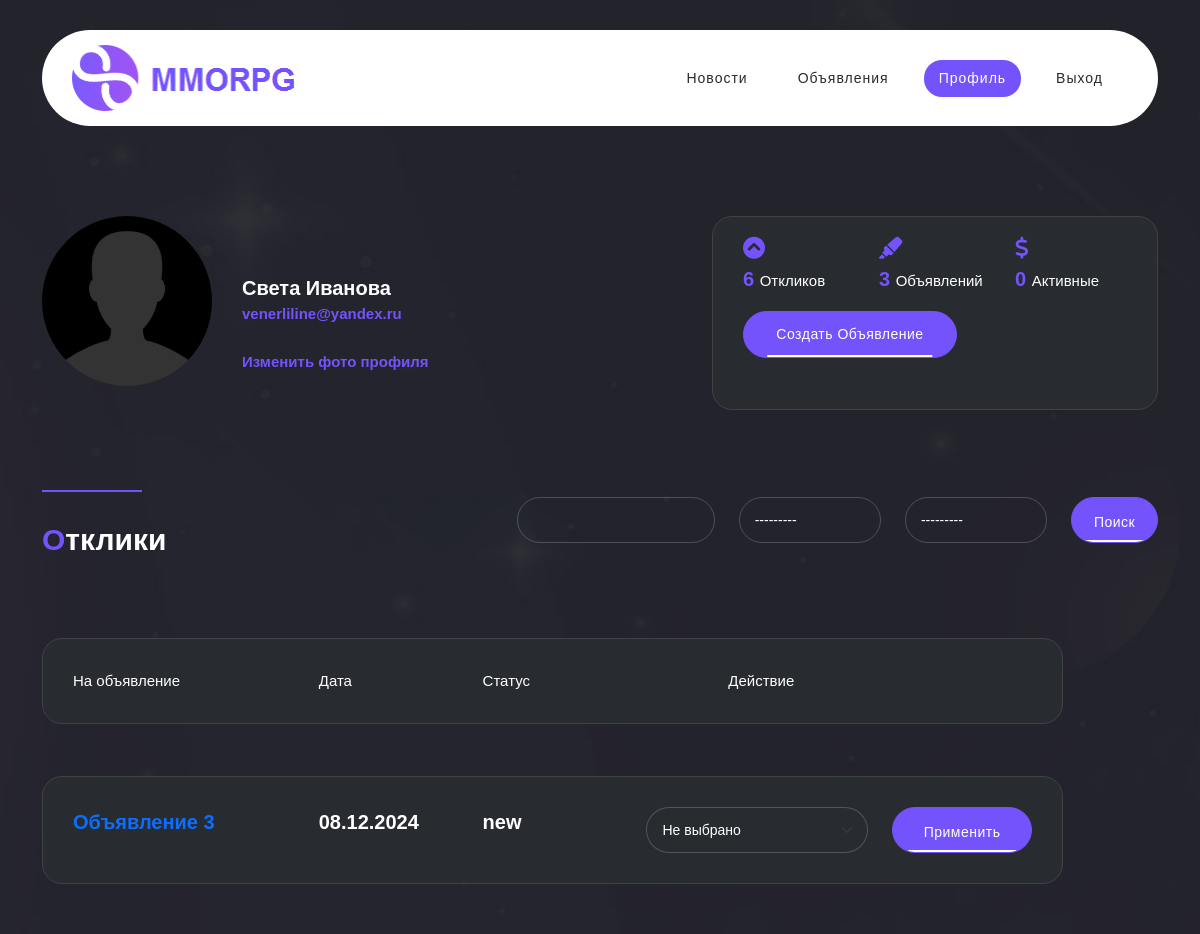
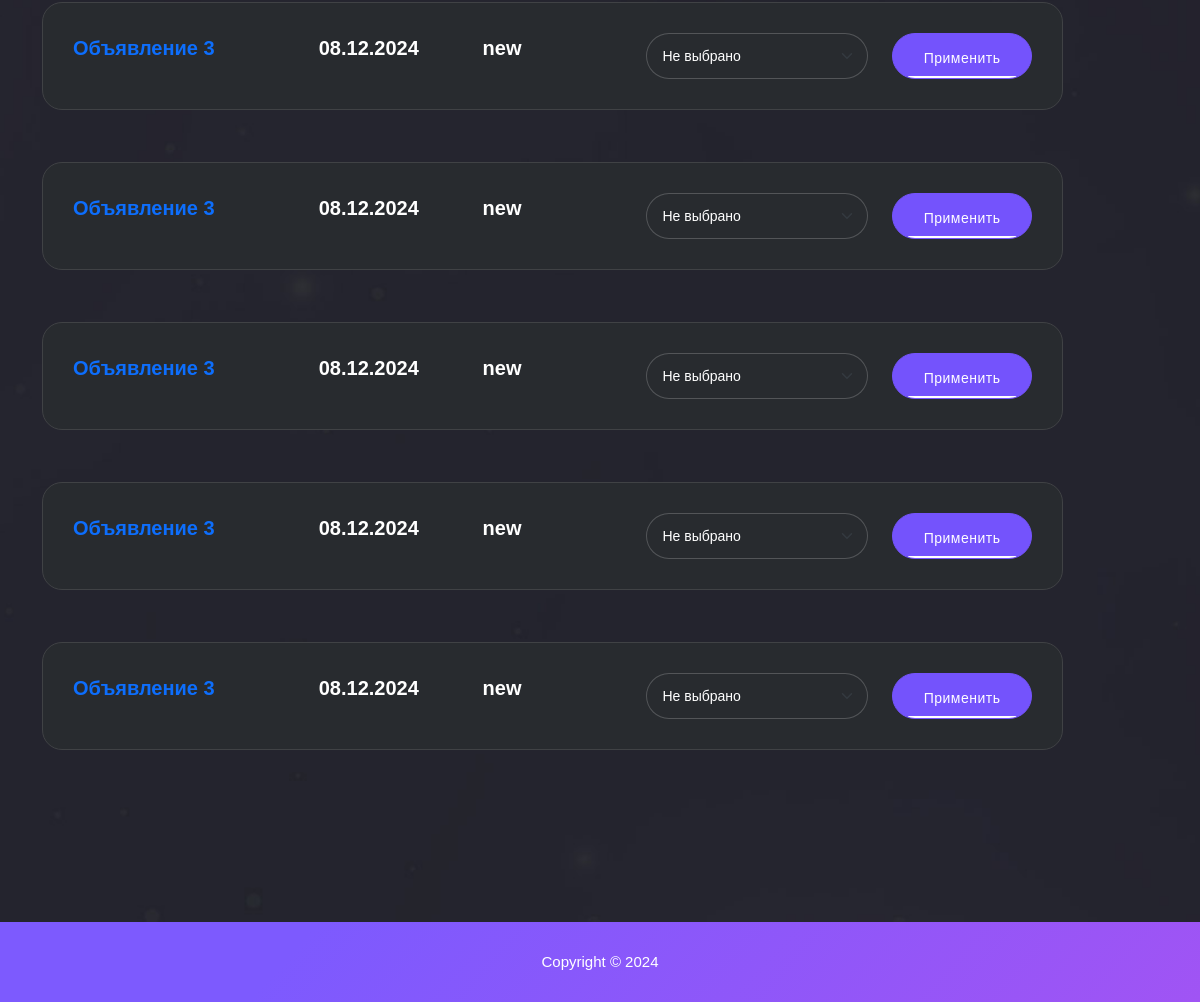
Page /sign/profile (signed in) on the committed database (2 pictures, top to bottom).
### posts/models.py (models this page shows, shortened)
class Reply(models.Model):
    STATUSES = [
        ('approved', "Принят"),
        ("rejected", "Отклонен"),
        ("new", "Новый"),
    ]
    post = models.ForeignKey(Post, on_delete=models.CASCADE)
    user = models.ForeignKey(User, on_delete=models.CASCADE)
    text = models.CharField(max_length=255)
    create_date = models.DateTimeField(auto_now_add=True)
    status = models.CharField(max_length=35,
                              choices=STATUSES,
                              default="new")
    class Meta:
        verbose_name = "Отклик"
        verbose_name_plural = "Отклики"

class Post(models.Model):
    CATEGORIES = [
        ('tank', "Танки"),
        ("hilt", "Хилы"),
        ("dd", "ДД"),
        ("traders", 'Торговцы'),
        ("guild_master", 'Гилдмастеры'),
        ("questgiver", 'Квестгиверы'),
        ("blacksmith", 'Кузнецы'),
        ("tanner", 'Кожевники'),
        ("potion_maker", 'Зельевары'),
        ("spellmaster", 'Мастера заклинаний'),
    ]
    title = models.CharField(max_length=150)
    create_date = models.DateTimeField(auto_now_add=True)
    description = models.TextField()
    category = models.CharField(max_length=35,
                                choices=CATEGORIES)
    author = models.ForeignKey(User, on_delete=models.CASCADE)
    class Meta:
        verbose_name = "Объявление"
        verbose_name_plural = "Объявления"
    def __str__(self):
        return self.title.title()

### sign/views.py (the view, shortened to what this page needs)
# urls.py: path('profile', Profile.as_view(), name='profile'),
class Profile(LoginRequiredMixin, ListView):
    model = Reply
    ordering = '-create_date'
    template_name = 'profile.html'
    context_object_name = 'replies'
    def get_queryset(self):
        queryset = super().get_queryset()
        queryset.filter(user=self.request.user)
        self.filter_replys = ReplyFilter(self.request.GET, queryset.filter(user=self.request.user))  # TODO
        return self.filter_replys.qs
    def get_context_data(self, **kwargs):
        context = super().get_context_data(**kwargs)
        context['filter_replys'] = self.filter_replys
        context['form_chenge_status_reply'] = ReplyChengeStatusForm()
        context['col_my_reply'] = Reply.objects.filter(
            post__author=self.request.user).count  # Количество откликов пользователя
        context['col_my_posts'] = Post.objects.filter(
            author=self.request.user).count  # Количество объявлений пользователя
        context['col_active_posts'] = 0  # TODO Количество не принятых объявлений пользователя
        return context

### posts/forms.py
class ReplyChengeStatusForm(ModelForm):
    status = CharField(
        initial="default",
        widget=Select(
            choices=[
                ('approved', "Принять"),
                ("rejected", "Отклонить"),
                ("delete", "Удалить"),
                ("default", "Не выбрано"),
            ],
            attrs={"class": "form-select"},
        ),
    )
    class Meta:
        model = Reply
        fields = [
            'status',
        ]

### templates/sign/profile.html (shortened to what this page needs)
{% extends 'default.html' %}
{% block content %}
  <div class="author-page discover-items">
    <div class="container">
      <div class="row">
		<p></p>
		<br>
		<br>
		<br>
		<br>
        <div class="col-lg-6">
          <div class="author">
            <img src="/static/assets/images/single-author2.jpg" alt="" style="border-radius: 50%; max-width: 170px;">
            <h4>{{ request.user.first_name }} {{ request.user.last_name }}
              <br> <a href="#">{{ request.user.email }}</a>
              <br><br><a href="#">Изменить фото профиля</a>
            </h4>
          </div>
        </div>
        <div class="col-lg-6">
          <div class="right-info">
            <div class="row">
              <div class="col-4">
                <div class="info-item">
                  <i class="fa fa-chevron-circle-up"></i>
                  <h6>{{ replies.count }} <em>Откликов</em></h6>
                </div>
              </div>
              <div class="col-4">
                <div class="info-item">
                  <i class="fa fa-highlighter"></i>
                  <h6>{{ col_my_posts }} <em>Объявлений</em></h6>
                </div>
              </div>
              <div class="col-4">
                <div class="info-item">
                  <i class="fa fa-dollar"></i>
                  <h6>{{ col_active_posts }} <em>Активные</em></h6>
                </div>
              </div>
            </div>
            <div class="row">
              <div class="col-7">
				<div class="main-button">
                  <a href="{% url 'create_post' %}">Создать объявление</a>
                </div>
                <br>
              </div>
            </div>
          </div>
        </div>
		<div class="col-lg-5">
		  <div class="section-heading">
			<div class="line-dec"></div>
			<h2><em>О</em>тклики</h2>
		  </div>
		</div>
        {% if replies %}
        <div class="col-lg-7">
			<br>
			<br>
			<br>
          <form id="search-form" name="gs" method="GET" role="search" action="{% url 'reactions_search' %}">
            <div class="row">
              <div class="col-lg-4">
                <fieldset>
                  {{ filter_replys.form.text }}
                </fieldset>
              </div>
              <div class="col-lg-3">
                <fieldset>
                    {{ filter_replys.form.status }}
                </fieldset>
              </div>
              <div class="col-lg-3">
                <fieldset>
                  {{ filter_replys.form.type }}
                </fieldset>
              </div>
              <div class="col-lg-2">
                <fieldset>
                    <button class="main-button">Поиск</button>
                </fieldset>
              </div>
            </div>
          </form>
        </div>
        {% endif %}
        {% if replies %}
		<div class="col-lg-11">
          <div class="item">
            <div class="row">
              <div class="col-lg-12">
                <div class="row">
                  <div class="col-lg-3 col-sm-6">
                    <span>На объявление</span>
                  </div>
                  <div class="col-lg-2 col-sm-6">
                    <span>Дата</span>
                  </div>
                  <div class="col-lg-3 col-sm-6">
                    <span>Статус</span>
                  </div>
				    <div class="col-lg-3 col-sm-6">
                    <span>Действие</span>
                  </div>
                </div>
              </div>
            </div>
          </div>
        </div>
        {% endif %}
		<div class="col-lg-11">
          {% for reply in replies %}
          <form id="change_status_reply" method="POST">
          <div class="item">
            <div class="row">
              <div class="col-lg-12">
                <div class="row">
                  <div class="col-lg-3 col-sm-6">
                    <span><strong><a href="/posts/{{ reply.post.id }}">{{ reply.post }}</a></strong></span>
                  </div>
                  <div class="col-lg-2 col-sm-6">
                    <span><strong>{{ reply.create_date|date:'d.m.Y' }}</strong></span>
                  </div>
                  <div class="col-lg-2 col-sm-6">
                    <span><strong>{{ reply.status }}</strong></span>
                  </div>
				  <div id="selector" class="col-lg-3 col-sm-6">
                    {% if reply.status == 'new' %}
                    {{ form_chenge_status_reply.status }}
                    {% else %}
                      <span></span>
                    {% endif %}
                  </div>
                  {% if reply.status == 'new' %}
                    <div class="col-lg-2 col-sm-6">
                      <button type="submit">Применить</button>
                    </div>
                  {% endif %}
                </div>
              </div>
            </div>
          </div>
          </form>
          {% endfor %}
        </div>
       </div>
     </div>
   </div>
{% endblock content %}

### rows in the picture
Reply: post "Объявление 3", create_date "08.12.2024", status "new"
Reply: post "Объявление 3", create_date "08.12.2024", status "new"
Reply: post "Объявление 3", create_date "08.12.2024", status "new"
Reply: post "Объявление 3", create_date "08.12.2024", status "new"
Reply: post "Объявление 3", create_date "08.12.2024", status "new"
Reply: post "Объявление 3", create_date "08.12.2024", status "new"

### other values in the picture
{{ request.user.first_name }} "Света"
{{ request.user.last_name }} "Иванова"
{{ request.user.email }} "venerliline@yandex.ru"
{{ replies.count }} "6"
{{ col_my_posts }} "3"
{{ col_active_posts }} "0"
